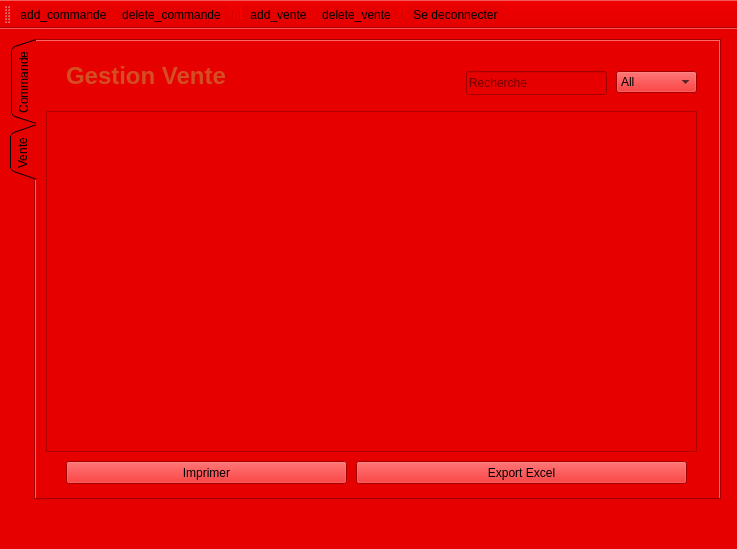
<?xml version="1.0" encoding="UTF-8"?>
<ui version="4.0">
 <class>gestion_islem</class>
 <widget class="QMainWindow" name="gestion_islem">
  <property name="geometry">
   <rect>
    <x>0</x>
    <y>0</y>
    <width>737</width>
    <height>549</height>
   </rect>
  </property>
  <property name="windowTitle">
   <string>MainWindow</string>
  </property>
  <property name="styleSheet">
   <string notr="true">background-image: url(:/new/prefix1/img/maxresdefault.jpg);
background-image: url(:/new/prefix1/img/maxresdefault.jpg);
background-color: rgb(230, 0, 0);</string>
  </property>
  <widget class="QWidget" name="centralwidget">
   <widget class="QTabWidget" name="tabWidget">
    <property name="geometry">
     <rect>
      <x>10</x>
      <y>10</y>
      <width>711</width>
      <height>461</height>
     </rect>
    </property>
    <property name="styleSheet">
     <string notr="true">background-image: url(:/new/prefix1/img/maxresdefault.jpg);</string>
    </property>
    <property name="tabPosition">
     <enum>QTabWidget::West</enum>
    </property>
    <property name="tabShape">
     <enum>QTabWidget::Triangular</enum>
    </property>
    <property name="currentIndex">
     <number>1</number>
    </property>
    <widget class="QWidget" name="tab">
     <attribute name="title">
      <string>Commande</string>
     </attribute>
     <widget class="QLineEdit" name="rech_commande">
      <property name="geometry">
       <rect>
        <x>430</x>
        <y>30</y>
        <width>151</width>
        <height>24</height>
       </rect>
      </property>
      <property name="placeholderText">
       <string>Recherche</string>
      </property>
      <property name="clearButtonEnabled">
       <bool>true</bool>
      </property>
     </widget>
     <widget class="QTableView" name="table_commande">
      <property name="geometry">
       <rect>
        <x>20</x>
        <y>71</y>
        <width>651</width>
        <height>331</height>
       </rect>
      </property>
      <property name="styleSheet">
       <string notr="true"/>
      </property>
      <property name="sortingEnabled">
       <bool>true</bool>
      </property>
      <attribute name="horizontalHeaderCascadingSectionResizes">
       <bool>true</bool>
      </attribute>
      <attribute name="horizontalHeaderShowSortIndicator" stdset="0">
       <bool>true</bool>
      </attribute>
      <attribute name="horizontalHeaderStretchLastSection">
       <bool>false</bool>
      </attribute>
     </widget>
     <widget class="QLabel" name="label">
      <property name="geometry">
       <rect>
        <x>20</x>
        <y>20</y>
        <width>311</width>
        <height>31</height>
       </rect>
      </property>
      <property name="text">
       <string>&lt;html&gt;&lt;head/&gt;&lt;body&gt;&lt;p&gt;&lt;span style=&quot; font-size:18pt; font-weight:600; color:#d54e21;&quot;&gt;Gestion Commande&lt;/span&gt;&lt;/p&gt;&lt;/body&gt;&lt;/html&gt;</string>
      </property>
     </widget>
     <widget class="QComboBox" name="commande_sel_col">
      <property name="geometry">
       <rect>
        <x>591</x>
        <y>30</y>
        <width>81</width>
        <height>22</height>
       </rect>
      </property>
      <item>
       <property name="text">
        <string>All</string>
       </property>
      </item>
      <item>
       <property name="text">
        <string>ID</string>
       </property>
      </item>
      <item>
       <property name="text">
        <string>Client</string>
       </property>
      </item>
      <item>
       <property name="text">
        <string>Attente</string>
       </property>
      </item>
      <item>
       <property name="text">
        <string>Date</string>
       </property>
      </item>
     </widget>
     <widget class="QPushButton" name="pushButton_5">
      <property name="geometry">
       <rect>
        <x>30</x>
        <y>410</y>
        <width>281</width>
        <height>23</height>
       </rect>
      </property>
      <property name="text">
       <string>Imprimer</string>
      </property>
     </widget>
     <widget class="QPushButton" name="pushButton_2">
      <property name="geometry">
       <rect>
        <x>320</x>
        <y>410</y>
        <width>331</width>
        <height>23</height>
       </rect>
      </property>
      <property name="text">
       <string>Export Excel</string>
      </property>
     </widget>
    </widget>
    <widget class="QWidget" name="tab_2">
     <attribute name="title">
      <string>Vente</string>
     </attribute>
     <widget class="QTableView" name="table_vente">
      <property name="geometry">
       <rect>
        <x>10</x>
        <y>70</y>
        <width>651</width>
        <height>341</height>
       </rect>
      </property>
      <property name="selectionMode">
       <enum>QAbstractItemView::ExtendedSelection</enum>
      </property>
      <property name="sortingEnabled">
       <bool>true</bool>
      </property>
      <attribute name="horizontalHeaderShowSortIndicator" stdset="0">
       <bool>true</bool>
      </attribute>
     </widget>
     <widget class="QLabel" name="label_4">
      <property name="geometry">
       <rect>
        <x>30</x>
        <y>20</y>
        <width>231</width>
        <height>31</height>
       </rect>
      </property>
      <property name="text">
       <string>&lt;html&gt;&lt;head/&gt;&lt;body&gt;&lt;p&gt;&lt;span style=&quot; font-size:18pt; font-weight:600; color:#d54e21;&quot;&gt;Gestion Vente&lt;/span&gt;&lt;/p&gt;&lt;/body&gt;&lt;/html&gt;</string>
      </property>
     </widget>
     <widget class="QLineEdit" name="rech_vente">
      <property name="geometry">
       <rect>
        <x>430</x>
        <y>30</y>
        <width>141</width>
        <height>24</height>
       </rect>
      </property>
      <property name="placeholderText">
       <string>Recherche</string>
      </property>
      <property name="clearButtonEnabled">
       <bool>true</bool>
      </property>
     </widget>
     <widget class="QComboBox" name="vente_sel_col">
      <property name="geometry">
       <rect>
        <x>580</x>
        <y>30</y>
        <width>81</width>
        <height>22</height>
       </rect>
      </property>
      <item>
       <property name="text">
        <string>All</string>
       </property>
      </item>
      <item>
       <property name="text">
        <string>ID</string>
       </property>
      </item>
      <item>
       <property name="text">
        <string>Commande</string>
       </property>
      </item>
      <item>
       <property name="text">
        <string>Prix</string>
       </property>
      </item>
      <item>
       <property name="text">
        <string>Livraison</string>
       </property>
      </item>
      <item>
       <property name="text">
        <string>Payement</string>
       </property>
      </item>
     </widget>
     <widget class="QPushButton" name="pushButton_4">
      <property name="geometry">
       <rect>
        <x>30</x>
        <y>420</y>
        <width>281</width>
        <height>23</height>
       </rect>
      </property>
      <property name="text">
       <string>Imprimer</string>
      </property>
     </widget>
     <widget class="QPushButton" name="pushButton">
      <property name="geometry">
       <rect>
        <x>320</x>
        <y>420</y>
        <width>331</width>
        <height>23</height>
       </rect>
      </property>
      <property name="text">
       <string>Export Excel</string>
      </property>
     </widget>
    </widget>
   </widget>
  </widget>
  <widget class="QMenuBar" name="menubar">
   <property name="geometry">
    <rect>
     <x>0</x>
     <y>0</y>
     <width>737</width>
     <height>22</height>
    </rect>
   </property>
  </widget>
  <widget class="QStatusBar" name="statusbar"/>
  <widget class="QToolBar" name="toolBar">
   <property name="windowTitle">
    <string>toolBar</string>
   </property>
   <property name="styleSheet">
    <string notr="true">background-image: url(:/new/prefix1/img/maxresdefault.jpg);</string>
   </property>
   <attribute name="toolBarArea">
    <enum>TopToolBarArea</enum>
   </attribute>
   <attribute name="toolBarBreak">
    <bool>false</bool>
   </attribute>
   <addaction name="actionadd_commande"/>
   <addaction name="actiondelete_commande"/>
   <addaction name="separator"/>
   <addaction name="separator"/>
   <addaction name="actionadd_vente"/>
   <addaction name="actiondelete_vente"/>
   <addaction name="separator"/>
   <addaction name="actiondeconnecter"/>
  </widget>
  <action name="actionadd_commande">
   <property name="icon">
    <iconset>
     <normaloff>img/ajouter article.jpg</normaloff>
     <normalon>:/new/prefix1/img/ajouter article.jpg</normalon>img/ajouter article.jpg</iconset>
   </property>
   <property name="text">
    <string>add_commande</string>
   </property>
  </action>
  <action name="actiondelete_commande">
   <property name="icon">
    <iconset>
     <normaloff>img/supprimer article.jpg</normaloff>
     <normalon>:/new/prefix1/img/supprimer article.jpg</normalon>img/supprimer article.jpg</iconset>
   </property>
   <property name="text">
    <string>delete_commande</string>
   </property>
  </action>
  <action name="actionadd_vente">
   <property name="icon">
    <iconset>
     <normaloff>img/Add-icon.png</normaloff>
     <normalon>:/new/prefix1/img/Add-icon.png</normalon>img/Add-icon.png</iconset>
   </property>
   <property name="text">
    <string>add_vente</string>
   </property>
  </action>
  <action name="actiondelete_vente">
   <property name="icon">
    <iconset>
     <normaloff>img/delete-icon.png</normaloff>
     <normalon>:/new/prefix1/img/delete-icon.png</normalon>img/delete-icon.png</iconset>
   </property>
   <property name="text">
    <string>delete_vente</string>
   </property>
  </action>
  <action name="actiondeconnecter">
   <property name="icon">
    <iconset>
     <normaloff>img/Windows-Log-Off-icon.png</normaloff>
     <normalon>:/new/prefix1/img/Windows-Log-Off-icon.png</normalon>img/Windows-Log-Off-icon.png</iconset>
   </property>
   <property name="text">
    <string>Se deconnecter</string>
   </property>
   <property name="toolTip">
    <string>deconnecter</string>
   </property>
   <property name="shortcut">
    <string>Ctrl+O</string>
   </property>
  </action>
 </widget>
 <resources/>
 <connections/>
</ui>
